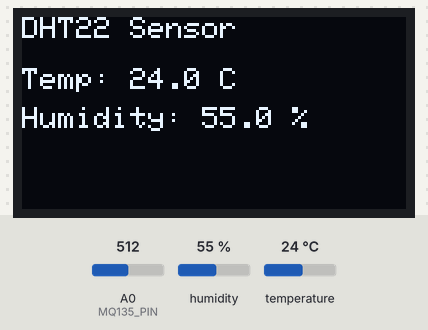
The sketch below on a simulated ESP8266 (NodeMCU). Shown: 128×64 one-colour display. The inputs (shaded band) are chosen by the test bench; at power-on: A0 (MQ135_PIN) = 512, humidity 55 %, temperature 24 °C. WiFi joins after 1.5 s; servers stay silent unless stated; what the sketch prints to the serial monitor is not drawn.

Above: at 6.7 s.
6.8 s: A0 (MQ135_PIN) set to 390
At 9.1 s:
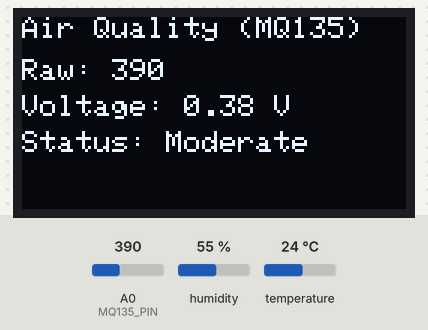
12.7 s: A0 (MQ135_PIN) set to 410
At 16.2 s:
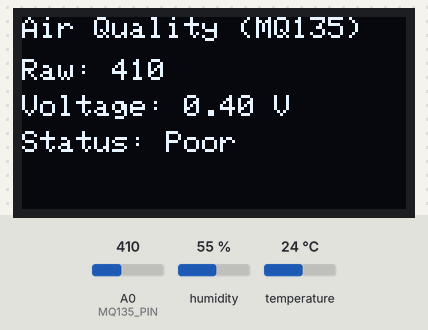
18.6 s: A0 (MQ135_PIN) set to 190
At 20.9 s:
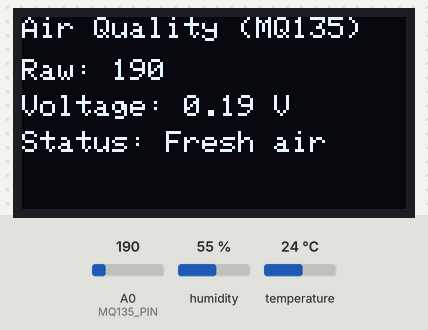
24.5 s: A0 (MQ135_PIN) set to 716
At 29.2 s:
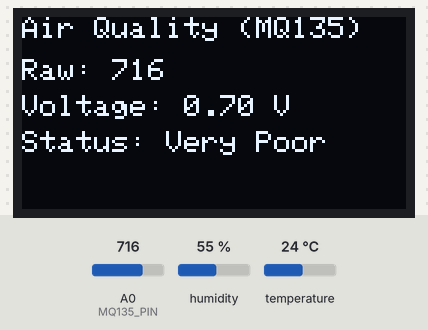
30.4 s: A0 (MQ135_PIN) set to 810
At 32.8 s:
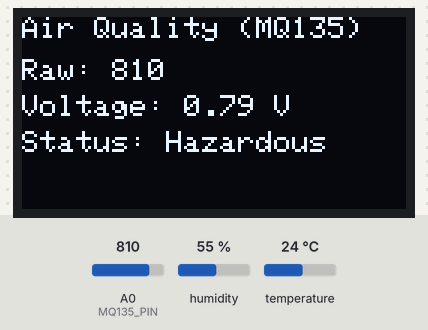
36.3 s: humidity set to 22 %
At 38.7 s:
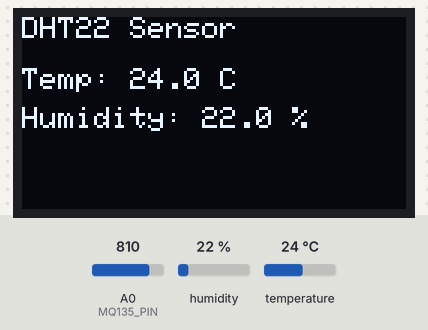
Timing chart, 0 to 40.2 s (numbered marks = the images above; inputs shaded):
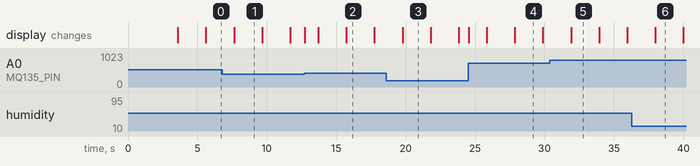

The sketch:

air_quality_weather_oled.ino
```cpp
#include <ESP8266WiFi.h>
#include <ESP8266WebServer.h>
#include <Wire.h>
#include <Adafruit_GFX.h>
#include <Adafruit_SSD1306.h>
#include <DHT.h>

#define MQ135_PIN A0
#define DHTPIN D5
#define DHTTYPE DHT22

#define SCREEN_WIDTH 128
#define SCREEN_HEIGHT 64

// WiFi Credentials
const char* ssid = "SSID";
const char* password = "passwword";

// Web Server on port 80
ESP8266WebServer server(80);

// DHT object
DHT dht(DHTPIN, DHTTYPE);

// OLED object
Adafruit_SSD1306 display(SCREEN_WIDTH, SCREEN_HEIGHT, &Wire, -1);

// Global sensor variables
int airValue;
float airVoltage;
String airQuality;
float temperature;
float humidity;

unsigned long lastDisplaySwitch = 0;
bool showAir = true;

void setup() {
  Serial.begin(115200);
  dht.begin();

  // Start OLED
  if (!display.begin(SSD1306_SWITCHCAPVCC, 0x3C)) {
    Serial.println(F("SSD1306 allocation failed"));
    for (;;);
  }
  display.clearDisplay();
  display.setTextColor(SSD1306_WHITE);

  display.setTextSize(2);
  display.setCursor(10, 20);
  display.println("MQ135+DHT");
  display.display();
  delay(2000);

  // WiFi connect
  WiFi.begin(ssid, password);
  while (WiFi.status() != WL_CONNECTED) {
    delay(500);
    Serial.print(".");
  }
  Serial.println("\nWiFi Connected, IP: ");
  Serial.println(WiFi.localIP());

  display.clearDisplay();
  display.setTextSize(1);
  display.setCursor(0, 0);
  display.println("WiFi Connected!");
  display.setTextSize(1);
  display.setCursor(0, 20);
  display.println(WiFi.localIP());
  display.display();
  delay(2000);

  // REST API endpoints
  server.on("/", []() {
    String json = "{";
    json += "\"air_raw\":" + String(airValue) + ",";
    json += "\"air_voltage\":" + String(airVoltage, 3) + ",";
    json += "\"air_quality\":\"" + airQuality + "\",";
    json += "\"temperature\":" + String(temperature, 1) + ",";
    json += "\"humidity\":" + String(humidity, 1);
    json += "}";
    server.send(200, "application/json", json);
  });

  server.begin();
  Serial.println("HTTP server started");
}

void loop() {
  server.handleClient();

  // Read MQ135
  airValue = analogRead(MQ135_PIN);
  airVoltage = airValue * (1.0 / 1023.0);

  // Improved air quality labels
  if (airValue < 200) airQuality = "Fresh air";
  else if (airValue < 400) airQuality = "Moderate";
  else if (airValue < 600) airQuality = "Poor";
  else if (airValue < 800) airQuality = "Very Poor";
  else airQuality = "Hazardous";

  // Read DHT22
  temperature = dht.readTemperature();
  humidity = dht.readHumidity();

  // Switch display every 2 sec
  if (millis() - lastDisplaySwitch > 2000) {
    showAir = !showAir;
    lastDisplaySwitch = millis();
  }

  // Update OLED
  display.clearDisplay();

  if (showAir) {
    display.setTextSize(1.5);
    display.setCursor(0, 0);
    display.println("Air Quality (MQ135)");

    display.setTextSize(1.5);
    display.setCursor(0, 14);
    display.print("Raw: ");
    display.println(airValue);
    display.setCursor(0, 26);
    display.print("Voltage: ");
    display.print(airVoltage, 2);
    display.println(" V");
    display.setCursor(0, 38);
    display.print("Status: ");
    display.println(airQuality);
  } else {
    display.setTextSize(1);
    display.setCursor(0, 0);
    display.println("DHT22 Sensor");

    display.setTextSize(1.5);
    display.setCursor(0, 17);
    display.print("Temp: ");
    display.print(temperature, 1);
    display.println(" C");
    display.setCursor(0, 30);
    display.print("Humidity: ");
    display.print(humidity, 1);
    display.println(" %");
  }

  display.display();
}
```

Measured:
- after the input at 6.8 s, the display: changes after 0.84 s (image 1)
- after the input at 12.7 s, the display: changes after 0.05 s (image 2)
- after the input at 18.6 s, the display: changes after 1.2 s (image 3)
- after the input at 24.5 s, the display: changes after 0.05 s (image 4)
- after the input at 30.4 s, the display: changes after 1.5 s (image 5)
- after the input at 36.3 s, the display: changes after 1.7 s (image 6)
- what the display in image 1 shows lasts 2.1 s, from 7.6 s to 9.7 s
